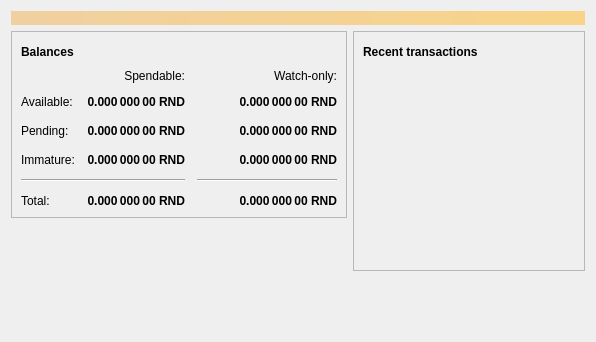
<?xml version="1.0" encoding="UTF-8"?>
<ui version="4.0">
 <class>OverviewPage</class>
 <widget class="QWidget" name="OverviewPage">
  <property name="geometry">
   <rect>
    <x>0</x>
    <y>0</y>
    <width>596</width>
    <height>342</height>
   </rect>
  </property>
  <property name="windowTitle">
   <string>Form</string>
  </property>
  <layout class="QVBoxLayout" name="topLayout">
   <item>
    <widget class="QLabel" name="labelAlerts">
     <property name="visible">
      <bool>false</bool>
     </property>
     <property name="styleSheet">
      <string notr="true">QLabel { background-color: qlineargradient(x1: 0, y1: 0, x2: 1, y2: 0, stop:0 #F0D0A0, stop:1 #F8D488); color:#000000; }</string>
     </property>
     <property name="wordWrap">
      <bool>true</bool>
     </property>
     <property name="margin">
      <number>3</number>
     </property>
     <property name="textInteractionFlags">
      <set>Qt::TextSelectableByMouse</set>
     </property>
    </widget>
   </item>
   <item>
    <layout class="QHBoxLayout" name="horizontalLayout" stretch="1,1">
     <item>
      <layout class="QVBoxLayout" name="verticalLayout_2">
       <item>
        <widget class="QFrame" name="frame">
         <property name="frameShape">
          <enum>QFrame::StyledPanel</enum>
         </property>
         <property name="frameShadow">
          <enum>QFrame::Raised</enum>
         </property>
         <layout class="QVBoxLayout" name="verticalLayout_4">
          <item>
           <layout class="QHBoxLayout" name="horizontalLayout_4">
            <item>
             <widget class="QLabel" name="label_5">
              <property name="font">
               <font>
                <weight>75</weight>
                <bold>true</bold>
               </font>
              </property>
              <property name="text">
               <string>Balances</string>
              </property>
             </widget>
            </item>
            <item>
             <widget class="QPushButton" name="labelWalletStatus">
              <property name="enabled">
               <bool>true</bool>
              </property>
              <property name="maximumSize">
               <size>
                <width>30</width>
                <height>16777215</height>
               </size>
              </property>
              <property name="toolTip">
               <string>The displayed information may be out of date. Your wallet automatically synchronizes with the Randycoin network after a connection is established, but this process has not completed yet.</string>
              </property>
              <property name="text">
               <string/>
              </property>
              <property name="icon">
               <iconset resource="../bitcoin.qrc">
                <normaloff>:/icons/warning</normaloff>
                <disabledoff>:/icons/warning</disabledoff>:/icons/warning</iconset>
              </property>
              <property name="iconSize">
               <size>
                <width>24</width>
                <height>24</height>
               </size>
              </property>
              <property name="flat">
               <bool>true</bool>
              </property>
             </widget>
            </item>
            <item>
             <spacer name="horizontalSpacer_3">
              <property name="orientation">
               <enum>Qt::Horizontal</enum>
              </property>
              <property name="sizeHint" stdset="0">
               <size>
                <width>40</width>
                <height>20</height>
               </size>
              </property>
             </spacer>
            </item>
           </layout>
          </item>
          <item>
           <layout class="QGridLayout" name="gridLayout">
            <property name="spacing">
             <number>12</number>
            </property>
            <item row="2" column="2">
             <widget class="QLabel" name="labelWatchPending">
              <property name="font">
               <font>
                <weight>75</weight>
                <bold>true</bold>
               </font>
              </property>
              <property name="cursor">
               <cursorShape>IBeamCursor</cursorShape>
              </property>
              <property name="toolTip">
               <string>Unconfirmed transactions to watch-only addresses</string>
              </property>
              <property name="text">
               <string notr="true">0.000 000 00 RND</string>
              </property>
              <property name="alignment">
               <set>Qt::AlignRight|Qt::AlignTrailing|Qt::AlignVCenter</set>
              </property>
              <property name="textInteractionFlags">
               <set>Qt::LinksAccessibleByMouse|Qt::TextSelectableByKeyboard|Qt::TextSelectableByMouse</set>
              </property>
             </widget>
            </item>
            <item row="2" column="1">
             <widget class="QLabel" name="labelUnconfirmed">
              <property name="font">
               <font>
                <weight>75</weight>
                <bold>true</bold>
               </font>
              </property>
              <property name="cursor">
               <cursorShape>IBeamCursor</cursorShape>
              </property>
              <property name="toolTip">
               <string>Total of transactions that have yet to be confirmed, and do not yet count toward the spendable balance</string>
              </property>
              <property name="text">
               <string notr="true">0.000 000 00 RND</string>
              </property>
              <property name="alignment">
               <set>Qt::AlignRight|Qt::AlignTrailing|Qt::AlignVCenter</set>
              </property>
              <property name="textInteractionFlags">
               <set>Qt::LinksAccessibleByMouse|Qt::TextSelectableByKeyboard|Qt::TextSelectableByMouse</set>
              </property>
             </widget>
            </item>
            <item row="3" column="2">
             <widget class="QLabel" name="labelWatchImmature">
              <property name="font">
               <font>
                <weight>75</weight>
                <bold>true</bold>
               </font>
              </property>
              <property name="cursor">
               <cursorShape>IBeamCursor</cursorShape>
              </property>
              <property name="toolTip">
               <string>Mined balance in watch-only addresses that has not yet matured</string>
              </property>
              <property name="text">
               <string notr="true">0.000 000 00 RND</string>
              </property>
              <property name="alignment">
               <set>Qt::AlignRight|Qt::AlignTrailing|Qt::AlignVCenter</set>
              </property>
              <property name="textInteractionFlags">
               <set>Qt::LinksAccessibleByMouse|Qt::TextSelectableByKeyboard|Qt::TextSelectableByMouse</set>
              </property>
             </widget>
            </item>
            <item row="4" column="0" colspan="2">
             <widget class="Line" name="line">
              <property name="orientation">
               <enum>Qt::Horizontal</enum>
              </property>
             </widget>
            </item>
            <item row="4" column="2">
             <widget class="Line" name="lineWatchBalance">
              <property name="sizePolicy">
               <sizepolicy hsizetype="Preferred" vsizetype="Fixed">
                <horstretch>0</horstretch>
                <verstretch>0</verstretch>
               </sizepolicy>
              </property>
              <property name="minimumSize">
               <size>
                <width>140</width>
                <height>0</height>
               </size>
              </property>
              <property name="orientation">
               <enum>Qt::Horizontal</enum>
              </property>
             </widget>
            </item>
            <item row="5" column="0">
             <widget class="QLabel" name="labelTotalText">
              <property name="text">
               <string>Total:</string>
              </property>
             </widget>
            </item>
            <item row="3" column="1">
             <widget class="QLabel" name="labelImmature">
              <property name="font">
               <font>
                <weight>75</weight>
                <bold>true</bold>
               </font>
              </property>
              <property name="cursor">
               <cursorShape>IBeamCursor</cursorShape>
              </property>
              <property name="toolTip">
               <string>Mined balance that has not yet matured</string>
              </property>
              <property name="text">
               <string notr="true">0.000 000 00 RND</string>
              </property>
              <property name="alignment">
               <set>Qt::AlignRight|Qt::AlignTrailing|Qt::AlignVCenter</set>
              </property>
              <property name="textInteractionFlags">
               <set>Qt::LinksAccessibleByMouse|Qt::TextSelectableByKeyboard|Qt::TextSelectableByMouse</set>
              </property>
             </widget>
            </item>
            <item row="2" column="3">
             <spacer name="horizontalSpacer_2">
              <property name="orientation">
               <enum>Qt::Horizontal</enum>
              </property>
              <property name="sizeHint" stdset="0">
               <size>
                <width>40</width>
                <height>20</height>
               </size>
              </property>
             </spacer>
            </item>
            <item row="3" column="0">
             <widget class="QLabel" name="labelImmatureText">
              <property name="text">
               <string>Immature:</string>
              </property>
             </widget>
            </item>
            <item row="5" column="1">
             <widget class="QLabel" name="labelTotal">
              <property name="font">
               <font>
                <weight>75</weight>
                <bold>true</bold>
               </font>
              </property>
              <property name="cursor">
               <cursorShape>IBeamCursor</cursorShape>
              </property>
              <property name="toolTip">
               <string>Your current total balance</string>
              </property>
              <property name="text">
               <string notr="true">0.000 000 00 RND</string>
              </property>
              <property name="alignment">
               <set>Qt::AlignRight|Qt::AlignTrailing|Qt::AlignVCenter</set>
              </property>
              <property name="textInteractionFlags">
               <set>Qt::LinksAccessibleByMouse|Qt::TextSelectableByKeyboard|Qt::TextSelectableByMouse</set>
              </property>
             </widget>
            </item>
            <item row="5" column="2">
             <widget class="QLabel" name="labelWatchTotal">
              <property name="font">
               <font>
                <weight>75</weight>
                <bold>true</bold>
               </font>
              </property>
              <property name="cursor">
               <cursorShape>IBeamCursor</cursorShape>
              </property>
              <property name="toolTip">
               <string>Current total balance in watch-only addresses</string>
              </property>
              <property name="text">
               <string notr="true">0.000 000 00 RND</string>
              </property>
              <property name="alignment">
               <set>Qt::AlignRight|Qt::AlignTrailing|Qt::AlignVCenter</set>
              </property>
              <property name="textInteractionFlags">
               <set>Qt::LinksAccessibleByMouse|Qt::TextSelectableByKeyboard|Qt::TextSelectableByMouse</set>
              </property>
             </widget>
            </item>
            <item row="0" column="2">
             <widget class="QLabel" name="labelWatchonly">
              <property name="text">
               <string>Watch-only:</string>
              </property>
              <property name="alignment">
               <set>Qt::AlignRight|Qt::AlignTrailing|Qt::AlignVCenter</set>
              </property>
             </widget>
            </item>
            <item row="1" column="0">
             <widget class="QLabel" name="labelBalanceText">
              <property name="text">
               <string>Available:</string>
              </property>
             </widget>
            </item>
            <item row="1" column="1">
             <widget class="QLabel" name="labelBalance">
              <property name="font">
               <font>
                <weight>75</weight>
                <bold>true</bold>
               </font>
              </property>
              <property name="cursor">
               <cursorShape>IBeamCursor</cursorShape>
              </property>
              <property name="toolTip">
               <string>Your current spendable balance</string>
              </property>
              <property name="text">
               <string notr="true">0.000 000 00 RND</string>
              </property>
              <property name="alignment">
               <set>Qt::AlignRight|Qt::AlignTrailing|Qt::AlignVCenter</set>
              </property>
              <property name="textInteractionFlags">
               <set>Qt::LinksAccessibleByMouse|Qt::TextSelectableByKeyboard|Qt::TextSelectableByMouse</set>
              </property>
             </widget>
            </item>
            <item row="1" column="2">
             <widget class="QLabel" name="labelWatchAvailable">
              <property name="font">
               <font>
                <weight>75</weight>
                <bold>true</bold>
               </font>
              </property>
              <property name="cursor">
               <cursorShape>IBeamCursor</cursorShape>
              </property>
              <property name="toolTip">
               <string>Your current balance in watch-only addresses</string>
              </property>
              <property name="text">
               <string notr="true">0.000 000 00 RND</string>
              </property>
              <property name="alignment">
               <set>Qt::AlignRight|Qt::AlignTrailing|Qt::AlignVCenter</set>
              </property>
              <property name="textInteractionFlags">
               <set>Qt::LinksAccessibleByMouse|Qt::TextSelectableByKeyboard|Qt::TextSelectableByMouse</set>
              </property>
             </widget>
            </item>
            <item row="2" column="0">
             <widget class="QLabel" name="labelPendingText">
              <property name="text">
               <string>Pending:</string>
              </property>
             </widget>
            </item>
            <item row="0" column="1">
             <widget class="QLabel" name="labelSpendable">
              <property name="text">
               <string>Spendable:</string>
              </property>
              <property name="alignment">
               <set>Qt::AlignRight|Qt::AlignTrailing|Qt::AlignVCenter</set>
              </property>
             </widget>
            </item>
           </layout>
          </item>
         </layout>
        </widget>
       </item>
       <item>
        <spacer name="verticalSpacer">
         <property name="orientation">
          <enum>Qt::Vertical</enum>
         </property>
         <property name="sizeHint" stdset="0">
          <size>
           <width>20</width>
           <height>40</height>
          </size>
         </property>
        </spacer>
       </item>
      </layout>
     </item>
     <item>
      <layout class="QVBoxLayout" name="verticalLayout_3">
       <item>
        <widget class="QFrame" name="frame_2">
         <property name="frameShape">
          <enum>QFrame::StyledPanel</enum>
         </property>
         <property name="frameShadow">
          <enum>QFrame::Raised</enum>
         </property>
         <layout class="QVBoxLayout" name="verticalLayout">
          <item>
           <layout class="QHBoxLayout" name="horizontalLayout_2">
            <item>
             <widget class="QLabel" name="label_4">
              <property name="font">
               <font>
                <weight>75</weight>
                <bold>true</bold>
               </font>
              </property>
              <property name="text">
               <string>Recent transactions</string>
              </property>
             </widget>
            </item>
            <item>
             <widget class="QPushButton" name="labelTransactionsStatus">
              <property name="enabled">
               <bool>true</bool>
              </property>
              <property name="maximumSize">
               <size>
                <width>30</width>
                <height>16777215</height>
               </size>
              </property>
              <property name="toolTip">
               <string>The displayed information may be out of date. Your wallet automatically synchronizes with the Randycoin network after a connection is established, but this process has not completed yet.</string>
              </property>
              <property name="text">
               <string/>
              </property>
              <property name="icon">
               <iconset resource="../bitcoin.qrc">
                <normaloff>:/icons/warning</normaloff>
                <disabledoff>:/icons/warning</disabledoff>:/icons/warning</iconset>
              </property>
              <property name="iconSize">
               <size>
                <width>24</width>
                <height>24</height>
               </size>
              </property>
              <property name="flat">
               <bool>true</bool>
              </property>
             </widget>
            </item>
            <item>
             <spacer name="horizontalSpacer">
              <property name="orientation">
               <enum>Qt::Horizontal</enum>
              </property>
              <property name="sizeHint" stdset="0">
               <size>
                <width>40</width>
                <height>20</height>
               </size>
              </property>
             </spacer>
            </item>
           </layout>
          </item>
          <item>
           <widget class="QListView" name="listTransactions">
            <property name="styleSheet">
             <string notr="true">QListView { background: transparent; }</string>
            </property>
            <property name="frameShape">
             <enum>QFrame::NoFrame</enum>
            </property>
            <property name="verticalScrollBarPolicy">
             <enum>Qt::ScrollBarAlwaysOff</enum>
            </property>
            <property name="horizontalScrollBarPolicy">
             <enum>Qt::ScrollBarAlwaysOff</enum>
            </property>
            <property name="selectionMode">
             <enum>QAbstractItemView::NoSelection</enum>
            </property>
           </widget>
          </item>
         </layout>
        </widget>
       </item>
       <item>
        <spacer name="verticalSpacer_2">
         <property name="orientation">
          <enum>Qt::Vertical</enum>
         </property>
         <property name="sizeHint" stdset="0">
          <size>
           <width>20</width>
           <height>40</height>
          </size>
         </property>
        </spacer>
       </item>
      </layout>
     </item>
    </layout>
   </item>
  </layout>
 </widget>
 <resources/>
 <connections/>
</ui>
